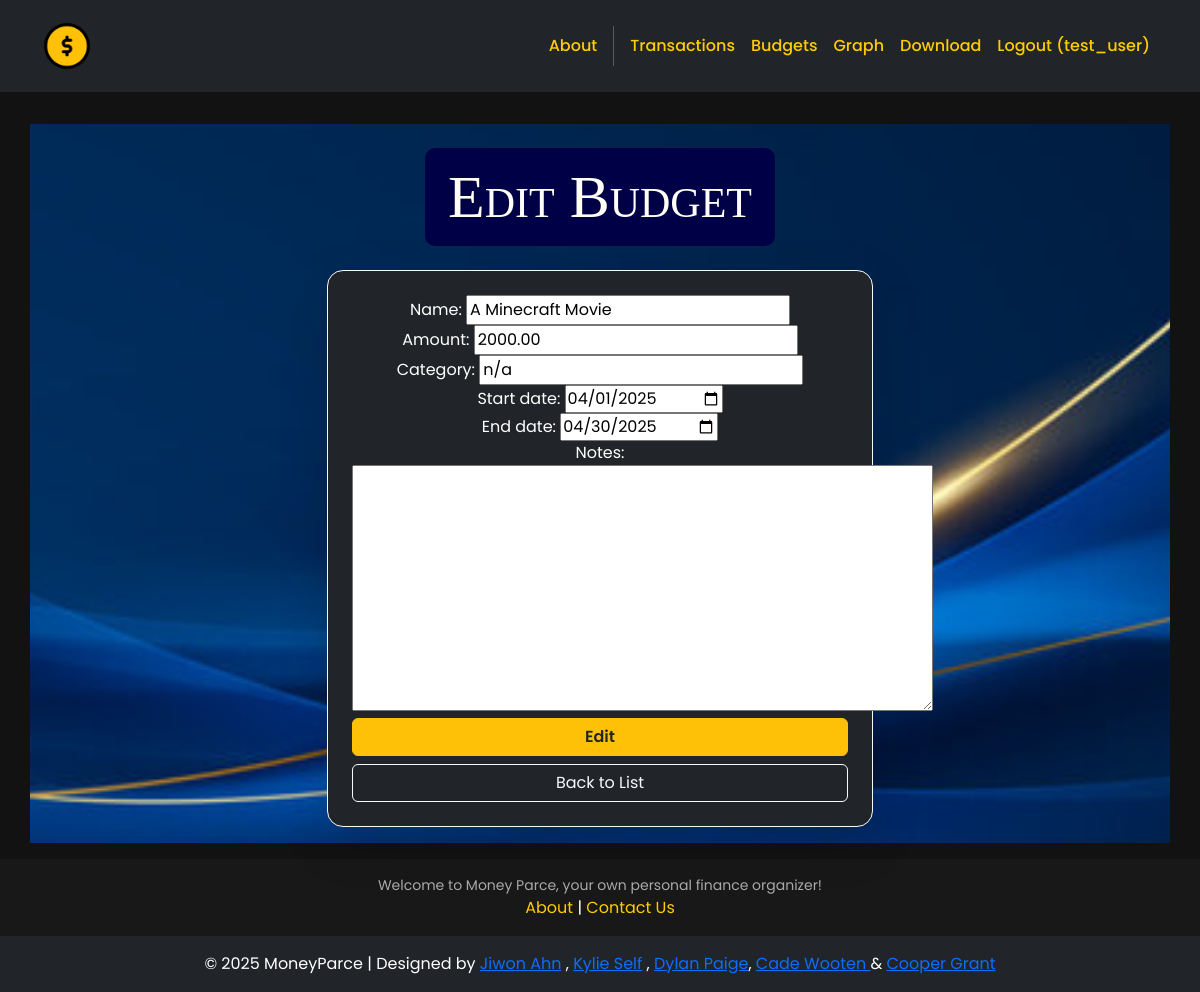
The page /budgets/edit/8/ (signed in) on the database its author committed.
### budgets/models.py (models this page shows, shortened)
class Budget(models.Model):
    name = models.CharField(max_length=100)
    amount = models.DecimalField(max_digits=10, decimal_places=2)
    category = models.CharField(max_length=50)
    start_date = models.DateField()
    end_date = models.DateField()
    notes = models.TextField(blank=True)
    user = models.ForeignKey(User, on_delete=models.CASCADE)

### budgets/views.py (the view)
# urls.py: path('edit/<int:budget_id>/', views.edit_budget, name='edit_budget'),
def edit_budget(request, budget_id):
    budget = get_object_or_404(Budget, id=budget_id)
    if request.method == 'POST':
        form = BudgetForm(request.POST, instance=budget)
        if form.is_valid():
            form.save()
            return redirect('budget_list')
    else:
        form = BudgetForm(instance=budget)
    return render(request, 'budgets/budget_form.html', {'form': form, 'action': 'Edit'})

### budgets/forms.py (shortened to what this page needs)
class BudgetForm(forms.ModelForm):
    class Meta:
        model = Budget
        fields = ['name', 'amount', 'category', 'start_date', 'end_date', 'notes']
        widgets = {
            'start_date': forms.DateInput(attrs={'type': 'date'}),
            'end_date': forms.DateInput(attrs={'type': 'date'}),
        }

### budgets/templates/budgets/budget_form.html (shortened to what this page needs)
{% extends 'base.html' %}
{% block content %}
<div class="p-3">
  <div class="container">
    <div class="row mt-3">
      <div class="col-md-6 mx-auto mb-3">
        <br>
        <h2>{{ action }} Budget</h2>
        <br>
        <br>
        <div class="card shadow-lg p-4 bg-dark text-white border-light rounded-4">
          <form method="post">
            {{ form.as_p }}
            <div class="d-grid gap-2">
              <button class="btn btn-warning text-dark fw-semibold" type="submit">{{ action }}</button>
              <a href="{% url 'budget_list' %}" class="btn btn-outline-light">Back to List</a>
            </div>
          </form>
        </div>
      </div>
    </div>
  </div>
</div>
{% endblock %}

### moneyparce/templates/base.html (shortened to what this page needs)
<!DOCTYPE html>
<html>
  {% load static %}
  <head>
    <link href="https://cdn.jsdelivr.net/npm/bootstrap@5.3.3/dist/css/bootstrap.min.css" rel="stylesheet">
    <link href="https://cdnjs.cloudflare.com/ajax/libs/font-awesome/6.1.1/css/all.min.css" rel="stylesheet">
    <link href="https://cdn.jsdelivr.net/npm/bootstrap-icons@1.10.5/font/bootstrap-icons.css" rel="stylesheet">
    <link rel="stylesheet" type="text/css" href="{% static 'css/style.css' %}">
  </head>
  <body>
    <nav class="p-3 navbar navbar-dark bg-dark navbar-expand-lg">
      <div class="container">
        <a class="navbar-brand" href="{% url 'home.index' %}">
          <img src="{% static 'img/logo.png' %}" alt="Money Parce Logo" height="50" />
        </a>
        <div class="collapse navbar-collapse" id="navbarNavAltMarkup">
          <div class="navbar-nav ms-auto">
            <a class="nav-link" href="{% url 'home.about' %}">About</a>
            {% if user.is_authenticated %}
            <a class="nav-link" href="{% url 'transactions' %}">Transactions</a>
            <a class="nav-link" href="{% url 'budget_list' %}">Budgets</a>
            <a class="nav-link" href="{% url 'data.index' %}">Graph</a>
            <a class="nav-link" href="{% url 'download_data' %}">Download</a>
            <a class="nav-link"
              href="{% url 'accounts.logout' %}">Logout ({{user.username }})</a>
            {% endif %}
          </div>
        </div>
      </div>
    </nav>
    <div>
      {% block content %}
      {% endblock content %}
    </div>
    <footer class="p-3 ms-footer">
      <div class="container text-center">
        <p>Welcome to Money Parce, your own personal finance organizer!</p>
        <div>
          <a href="{% url 'home.about' %}">About</a> |
          <a href="mailto:info@moviesstore.com">Contact Us</a>
        </div>
      </div>
    </footer>
    <section class="p-3 ms-footer-bottom bg-dark text-center text-white">
      <span>© 2025 MoneyParce | Designed by <a href="https://www.linkedin.com/in/jiwon-ahn-a4a31b247/" target="_blank">Jiwon Ahn</a> , <a href="https://www.linkedin.com/in/kylie-self-315200290/" target="_blank">Kylie Self</a> , <a href="https://www.linkedin.com/in/dylan-paige-b95b6132b" target="_blank">Dylan Paige</a>, <a href="https://www.linkedin.com/in/cade-wooten-42a609322?utm_source=share&utm_campaign=share_via&utm_content=profile&utm_medium=android_app" target="_blank">Cade Wooten </a> & <a href="https://www.linkedin.com/in/coopergrant1/" target="_blank">Cooper Grant </a></span>
    </section>
    <link rel="stylesheet" href="https://www.gstatic.com/dialogflow-console/fast/df-messenger/prod/v1/themes/df-messenger-default.css">
  </body>
</html>

### moneyparce/static/css/style.css (style rules this page uses)
body { width: 100%; text-align: center; margin: auto; font-family: "Poppins", sans-serif; background-color: #121212; color: #ffffff; }
.bg-index, .row { background: url("/static/img/background.jpg") no-repeat center center fixed; background-size: cover; }
h2 { text-align: center; margin: auto; border: 3px solid rgb(0, 0, 70); border-radius: 10px; padding: 10px 20px; background-color: rgb(0, 0, 70); font-size: 60px; font-family: "Impact", fantasy; font-variant: small-caps; font-stretch: ultra-expanded; color: #FFFEF6; display: inline-block; }
p { width: 100%; text-align: center; margin: auto; color: #ffffff; }
.navbar a.nav-link { color: #ffcc00 !important; font-weight: 500; transition: color 0.3s ease-in-out; }
.ms-footer { background-color: #181818; padding: 30px 0; text-align: center; }
.ms-footer p { color: #aaaaaa; font-size: 14px; }
.ms-footer a { color: #ffcc00; text-decoration: none; }
.ms-footer, a:hover { color: #ffffff; }

### rows shown on the page
Budget: name "A Minecraft Movie", amount "2000.00", category "n/a", start_date "04/01/2025", end_date "04/30/2025"

### other values the page prints
{{ user.username }} "test_user"
{{ action }} "Edit"
